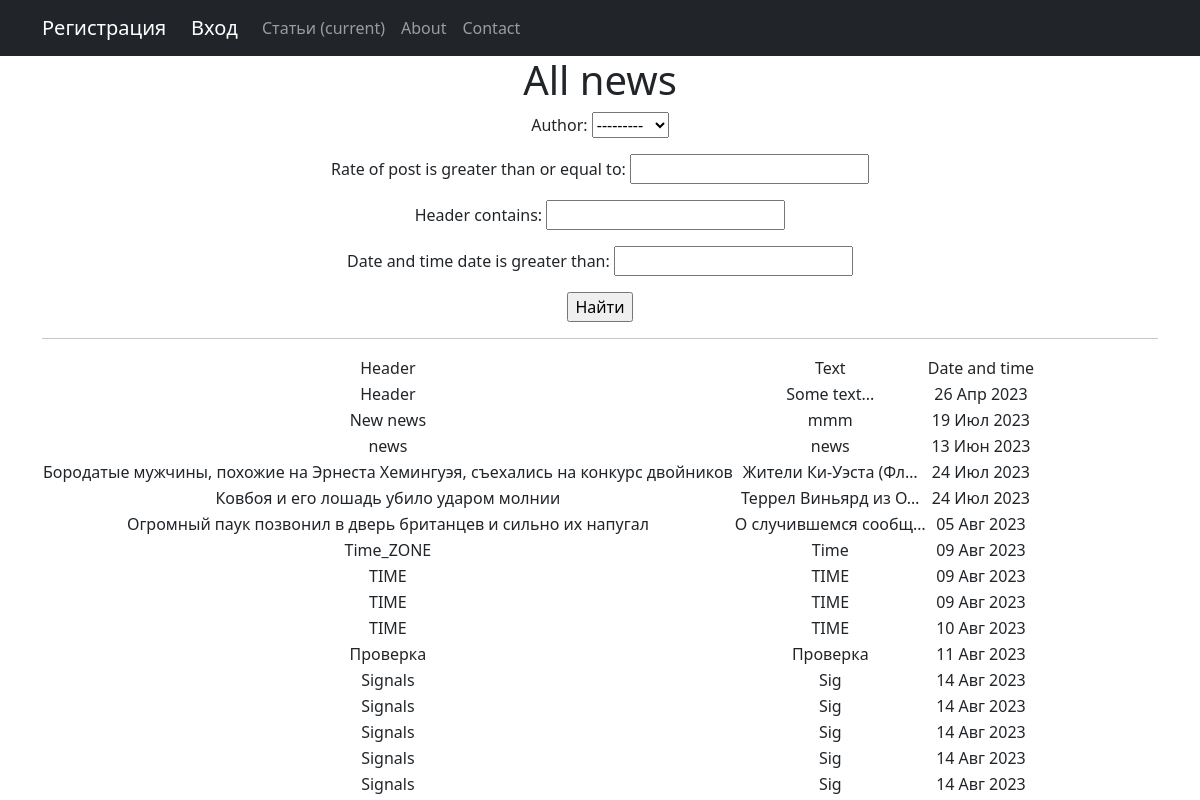
The app's page /news/search/ with its own data.
### news/models.py (models this page shows, shortened)
class Post(models.Model):
    article_or_news = models.CharField(max_length=2, choices=CHOICES)
    date_and_time = models.DateTimeField(default=timezone.now)
    header = models.CharField(max_length=255)
    text = models.TextField()
    rate_of_post = models.IntegerField(default=0)
    category = models.ManyToManyField(Category, through='PostCategory', related_name='get_posts')
    author = models.ForeignKey(Author, on_delete=models.CASCADE)

### news/views.py (the view)
# urls.py: path('news/search/', PostSearch.as_view(), name='post_search'),
class PostSearch(ListView):
    model = Post
    template_name = 'search.html'
    context_object_name = 'news'
    def get_queryset(self):
        queryset = super().get_queryset()
        self.filterset = PostFilter(self.request.GET, queryset)
        return self.filterset.qs
    def get_context_data(self, **kwargs):
        context = super().get_context_data(**kwargs)
        context['filterset'] = self.filterset
        return context

### news/models.py (called while the page is built)
    def __str__(self):
        return self.user.username

### news/templatetags/custom_filters.py (called while the page is built)
@register.filter()
def censor(value):
   nvalue = str(value)
   nvalue = nvalue.split()
   for i in range(len(nvalue)):
      word = nvalue[i].lower()
      if word in bad_words:
         nvalue[i] = (nvalue[i][0] + '*'*(len(nvalue[i])-1))
   return ' '.join(nvalue)

### templates/search.html (shortened to what this page needs)
{% extends 'flatpages/default.html' %}
{% load custom_filters %}
{% load  custom_tags%}
{% block content %}
    <h1>All news</h1>
    <form action="" method="get">
        {{ filterset.form.as_p }}
        <input type="submit" value="Найти" />
   </form>
    <hr>
    {% if news %}
        <table>
            <tr>
                <td>Header</td>
                <td>Text</td>
                <td>Date and time</td>
            </tr>
            {% for new in news %}
                <tr>
                    <td>{{new.header|censor}}</td>
                    <td>{{new.text|truncatechars:20|censor}}</td>
                    <td>{{new.date_and_time|date:'d M Y'}}</td>
                </tr>
            {% endfor %}
        </table>
    {% else %}
        <p>No news</p>
    {% endif %}
{% endblock content %}

### records on screen
Post: header|censor "Header", text|censor "Some text...", date_and_time "26 Апр 2023"
Post: header|censor "New news", text|censor "mmm", date_and_time "19 Июл 2023"
Post: header|censor "news", text|censor "news", date_and_time "13 Июн 2023"
Post: header|censor "Бородатые мужчины, похожие на Эрнеста Хемингуэя, съехались на конкурс двойников", text|censor "Жители Ки-Уэста (Фл…", date_and_time "24 Июл 2023"
Post: header|censor "Ковбоя и его лошадь убило ударом молнии", text|censor "Террел Виньярд из О…", date_and_time "24 Июл 2023"
Post: header|censor "Огромный паук позвонил в дверь британцев и сильно их напугал", text|censor "О случившемся сообщ…", date_and_time "05 Авг 2023"
Post: header|censor "Time_ZONE", text|censor "Time", date_and_time "09 Авг 2023"
Post: header|censor "TIME", text|censor "TIME", date_and_time "09 Авг 2023"
Post: header|censor "TIME", text|censor "TIME", date_and_time "09 Авг 2023"
Post: header|censor "TIME", text|censor "TIME", date_and_time "10 Авг 2023"
Post: header|censor "Проверка", text|censor "Проверка", date_and_time "11 Авг 2023"
Post: header|censor "Signals", text|censor "Sig", date_and_time "14 Авг 2023"
Post: header|censor "Signals", text|censor "Sig", date_and_time "14 Авг 2023"
Post: header|censor "Signals", text|censor "Sig", date_and_time "14 Авг 2023"
Post: header|censor "Signals", text|censor "Sig", date_and_time "14 Авг 2023"
Post: header|censor "Signals", text|censor "Sig", date_and_time "14 Авг 2023"
